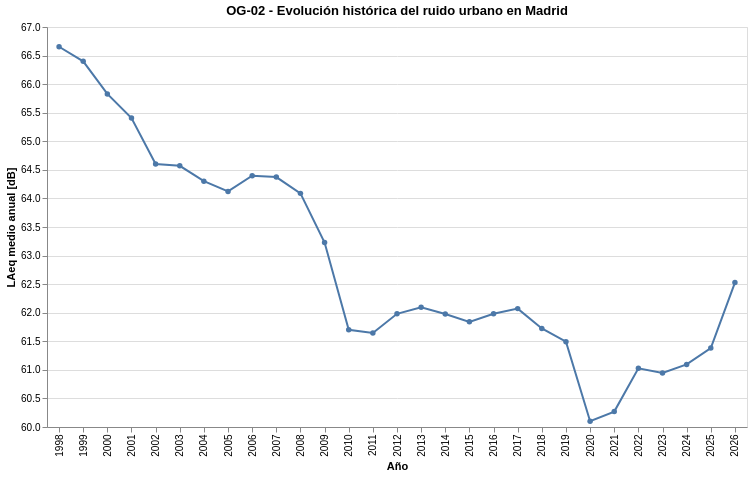

Here is the notebook cell this chart was saved with:
### Markdown cell above
#### VISUALIZACIÓN OG‑02 - Evolución histórica del ruido (1998–actualidad)
* OBJETIVO: El ruido urbano mejora, empeora o se mantiene en el largo plazo.
* TIPO DE GRÁFICO: Línea temporal (LAeq / Ln)
* Justificación: Da perspectiva histórica. Permite identificar cambios estructurales. Fundamenta políticas públicas
*
*  Datos: df_02 (históricos mensuales)

### Code cell
df_ruido_hist = (
    df_02_cont_acustic
    .dropna(subset=["laeq"])
    .groupby("year", as_index=False)
    .agg(laeq_medio=("laeq", "mean"))
)

line_og_02 = (
    alt.Chart(df_ruido_hist)
    .mark_line(point=True)
    .encode(
        x=alt.X("year:O", title="Año"),
        y=alt.Y(
            "laeq_medio:Q",
            title="LAeq medio anual [dB]",
            scale=alt.Scale(zero=False)
        ),
        tooltip=[
            alt.Tooltip("year:O", title="Año"),
            alt.Tooltip("laeq_medio:Q", format=".2f")
        ]
    )
    .properties(
        width=700,
        height=400,
        title="OG-02 - Evolución histórica del ruido urbano en Madrid"
    )
    .interactive()
)

line_og_02

### Figure 1 — Vega-Lite specification as saved in the notebook (floating-point values rounded to 4 significant figures)
{"$schema": "https://vega.github.io/schema/vega-lite/v5.20.1.json", "config": {"view": {"continuousHeight": 300, "continuousWidth": 300}}, "data": {"name": "data-e39de41d16bb672e0349c80f3131185c"}, "datasets": {"data-e39de41d16bb672e0349c80f3131185c": [{"laeq_medio": 66.65, "year": 1998}, {"laeq_medio": 66.4, "year": 1999}, {"laeq_medio": 65.83, "year": 2000}, {"laeq_medio": 65.41, "year": 2001}, {"laeq_medio": 64.6, "year": 2002}, {"laeq_medio": 64.57, "year": 2003}, {"laeq_medio": 64.3, "year": 2004}, {"laeq_medio": 64.12, "year": 2005}, {"laeq_medio": 64.4, "year": 2006}, {"laeq_medio": 64.37, "year": 2007}, {"laeq_medio": 64.09, "year": 2008}, {"laeq_medio": 63.23, "year": 2009}, {"laeq_medio": 61.7, "year": 2010}, {"laeq_medio": 61.64, "year": 2011}, {"laeq_medio": 61.98, "year": 2012}, {"laeq_medio": 62.1, "year": 2013}, {"laeq_medio": 61.98, "year": 2014}, {"laeq_medio": 61.84, "year": 2015}, {"laeq_medio": 61.98, "year": 2016}, {"laeq_medio": 62.07, "year": 2017}, {"laeq_medio": 61.73, "year": 2018}, {"laeq_medio": 61.49, "year": 2019}, {"laeq_medio": 60.1, "year": 2020}, {"laeq_medio": 60.27, "year": 2021}, {"laeq_medio": 61.03, "year": 2022}, {"laeq_medio": 60.95, "year": 2023}, {"laeq_medio": 61.09, "year": 2024}, {"laeq_medio": 61.38, "year": 2025}, {"laeq_medio": 62.53, "year": 2026}]}, "encoding": {"tooltip": [{"field": "year", "title": "Año", "type": "ordinal"}, {"field": "laeq_medio", "format": ".2f", "type": "quantitative"}], "x": {"field": "year", "title": "Año", "type": "ordinal"}, "y": {"field": "laeq_medio", "scale": {"zero": false}, "title": "LAeq medio anual [dB]", "type": "quantitative"}}, "height": 400, "mark": {"point": true, "type": "line"}, "params": [{"bind": "scales", "name": "param_4", "select": {"encodings": ["x", "y"], "type": "interval"}}], "title": "OG-02 - Evolución histórica del ruido urbano en Madrid", "width": 700}
